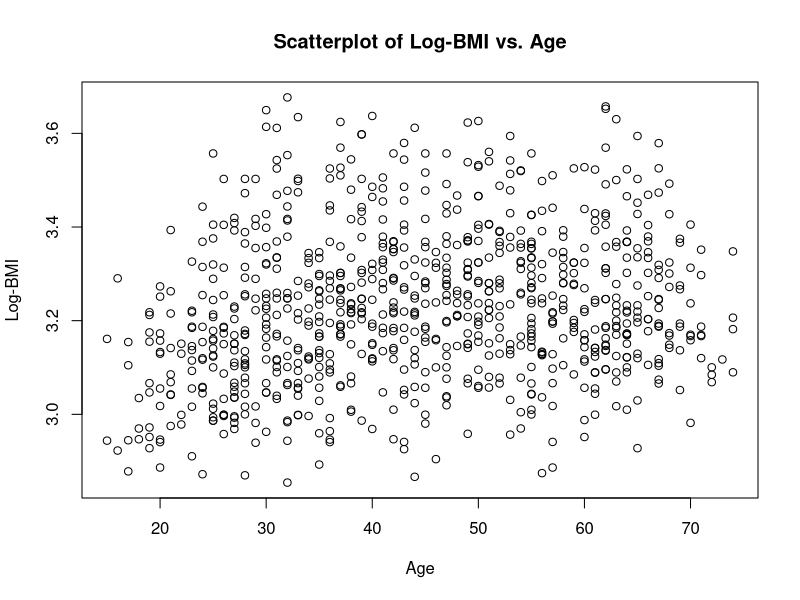
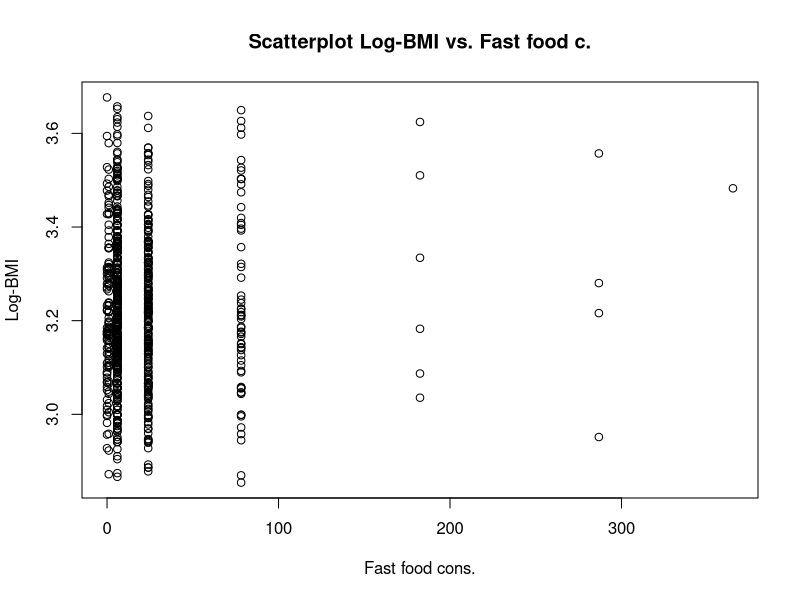
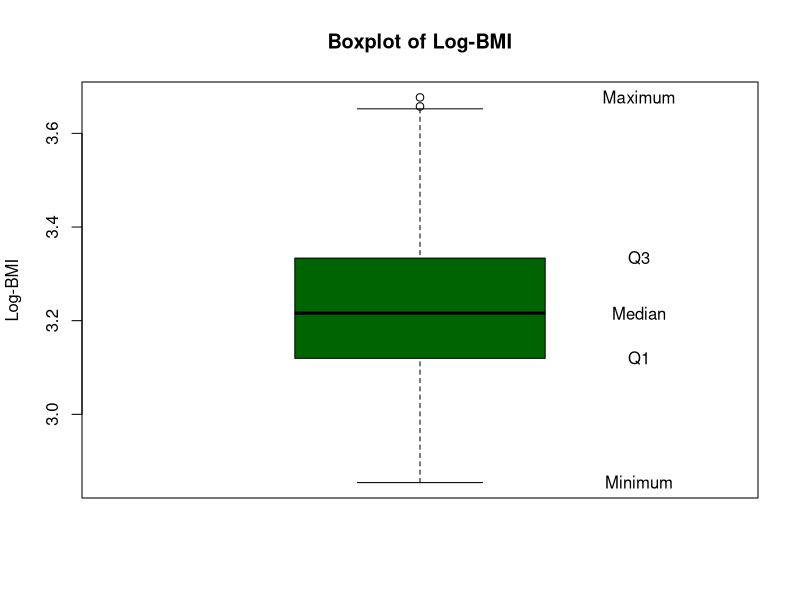
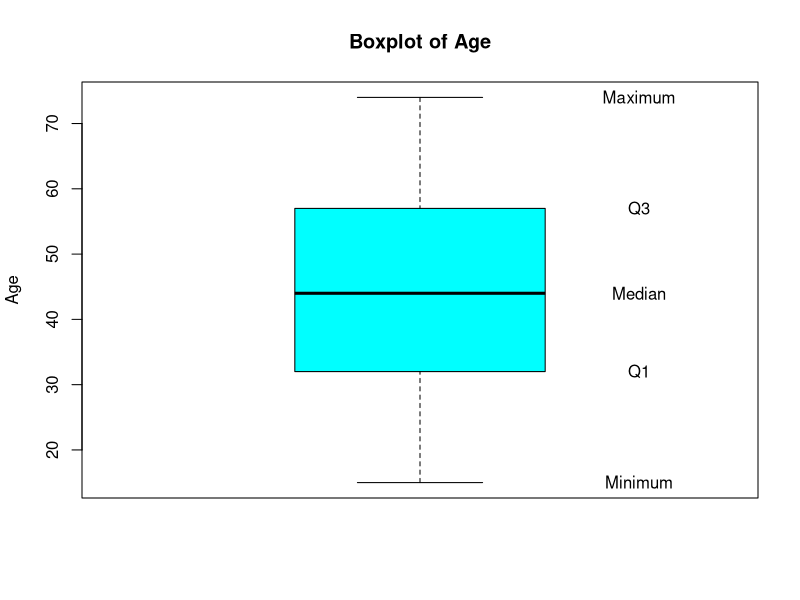
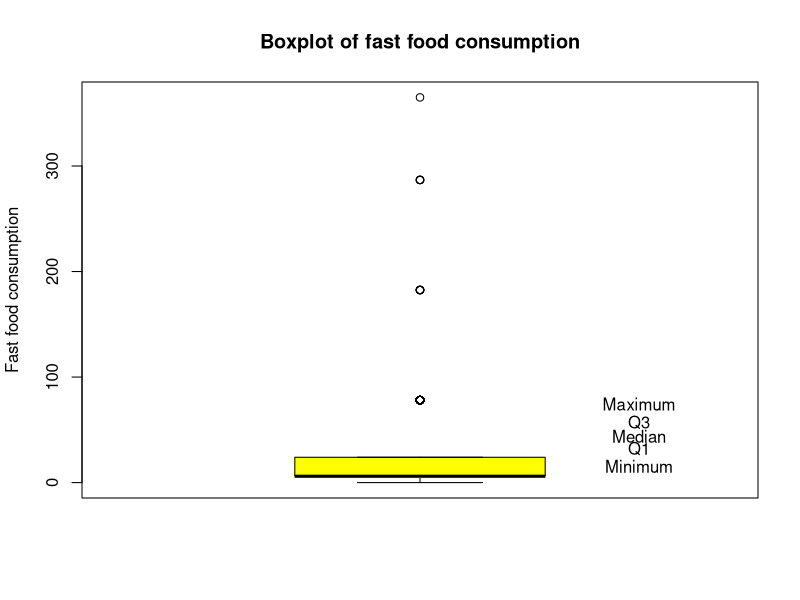
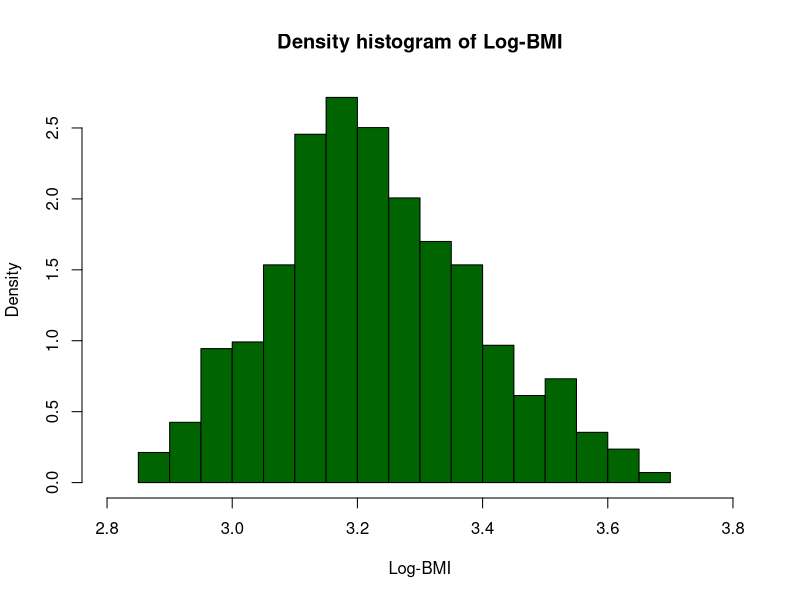
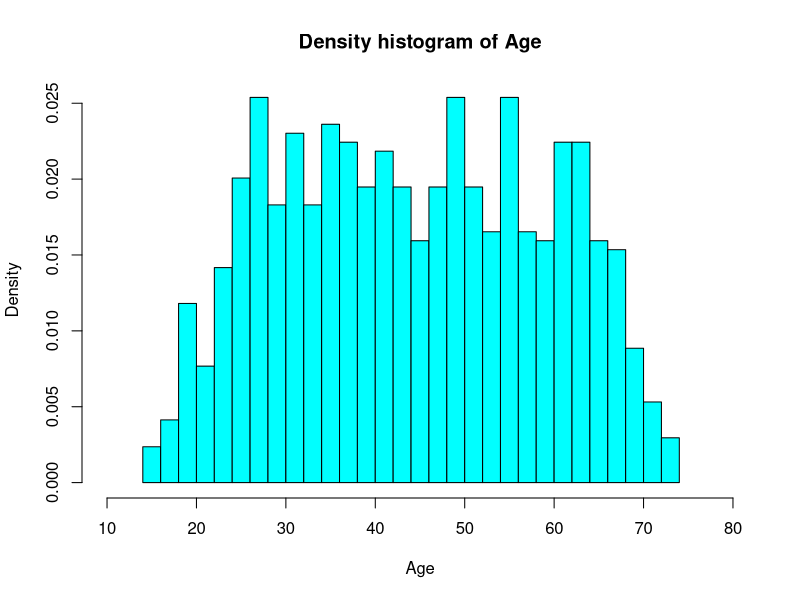
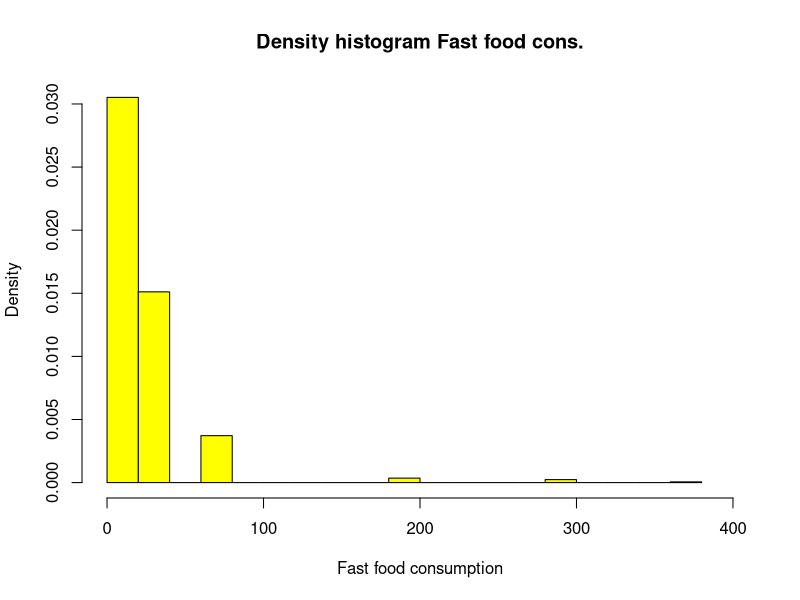

Here is the R script that generated these plots, in order: (Note: this script raises an error after producing the figures.)
setwd("C:/Users/jacop/Desktop/DTU/IntroductionStatistics/bmi2")

# Read the dataset 'bmi2_data.csv' into R
D <- read.table("bmi2_data.csv", header = TRUE, sep = ";")
D

# Add log-BMI to the data-set
D$logbmi <- log(D$bmi)
D


########################## Descriptive analysis and summary ##########################
# Scatter plots
plot(D$age, D$logbmi, main = "Scatterplot of Log-BMI vs. Age", xlab = "Age", ylab = "Log-BMI")

plot(D$fastfood, D$logbmi, main = "Scatterplot Log-BMI vs. Fast food c.", xlab = "Fast food cons.", ylab = "Log-BMI")

# Box plots
boxplot(D$logbmi, col = "dark green", main = "Boxplot of Log-BMI", ylab = "Log-BMI")
text(1.35, quantile(c(D$logbmi)), c("Minimum", "Q1", "Median", "Q3", "Maximum"), col = "black")

boxplot(D$age, col = "cyan", main = "Boxplot of Age", ylab = "Age")
text(1.35, quantile(c(D$age)), c("Minimum", "Q1", "Median", "Q3", "Maximum"), col = "black")

boxplot(D$fastfood, col = "yellow", main = "Boxplot of fast food consumption", ylab = "Fast food consumption")
text(1.35, quantile(c(D$age)), c("Minimum", "Q1", "Median", "Q3", "Maximum"), col = "black")

# Histograms
hist(D$logbmi, breaks = 25, xlab="Log-BMI", xlim = range(2.8:3.8), prob=TRUE, col = "dark green", main = "Density histogram of Log-BMI")

hist(D$age, breaks = 25, xlab="Age", xlim = range(10:80), prob=TRUE, col = "cyan", main = "Density histogram of Age")

hist(D$fastfood, breaks = 25, xlab="Fast food consumption", xlim = range(0:400), prob=TRUE, col = "yellow", main = "Density histogram Fast food cons.")

# Table construction
## Selected summary statistics
summary(D)
## Another type of summary of the data-set
str(D)

# Standard deviations
sd(D$bmi)
sd(D$logbmi)
sd(D$age)
sd(D$fastfood)
 
# Means
mean(D$bmi)
mean(D$age)
mean(D$logbmi)
mean(D$fastfood)

# Quantile
quantile(D$bmi)
quantile(D$age)
quantile(D$logbmi)
quantile(D$fastfood)


############################################################################################################################################################


# Subset containing the first 840 observations (for model estimation)
D_model <- subset(D, id <= 840)

# Subset containing the last 7 observations (for validation)
D_test <- subset(D, id >= 841)

############################################################################################################################################################

# Estimate multiple linear regression model
fit <- lm(logbmi ~ age + fastfood, data = D_model)

# Show parameter estimates etc.
summary(fit)



# Plots for model validation
par(mfrow=c(2,3))

plot(fit$fitted.values, D_model$logbmi, xlab = "Fitted values", ylab = "Log-BMI", main = "Observations vs. fitted values")
plot(D_model$logbmi, fit$residuals, xlab = "Log-BMI", ylab = "Residuals", main = "Residuals vs. Log-BMI")
plot(D_model$age, fit$residuals, xlab = "Age", ylab = "Residuals", main = "Residuals vs. age")
plot(D_model$fastfood, fit$residuals, xlab = "Fastfood consumption", ylab = "Residuals", main = "Residuals vs. fastfood cons.")
plot(fit$fitted.values, fit$residuals, xlab = "Fitted values", ylab = "Residuals", main = "Residuals vs. fitted values")

qqnorm(fit$residuals, ylab = "Residuales", xlab = "Z-scores", main = "Normal QQ-plot of residuals")
qqline(fit$residuals)

# Wally plot
qqwrap <- function(x, y, ...){
  stdy <- (y-mean(y))/sd(y)
  qqnorm(stdy, main="", ...)
  qqline(stdy)}

wallyplot(fit$residuals-mean(fit$residuals), FUN=qqwrap, ylim=c(-3,3))



#Calculation of t_(1-α/2) with 837 degrees of freedom (task c)
B1 <- 0.0024
SigmaB1 <- 0.0004
qt(0.975, 837)
B1+c(-1, 1)*qt(0.975, 837)*SigmaB1
# Confidence intervals for the model coefficients
confint(fit, level = 0.95)

B0 <- 3.1124298
B2 <- 0.0005404
SigmaB0 <- 0.0193517
SigmaB2 <- 0.0001732
B0+c(-1, 1)*qt(0.975, 837)*SigmaB0
B2+c(-1, 1)*qt(0.975, 837)*SigmaB2

# P-value
2*(1-pt(3.5, df=837))

fit <- lm(logbmi ~ age + fastfood, data = D_model)
summary(fit)

fit2 <- lm(logbmi ~ age, data = D_model)
summary(fit2)

# Predictions and 95% prediction intervals
pred <- predict(fit, newdata = D_test, 
                interval = "prediction", level = 0.95)
 
# Observed values and predictions
cbind(id = D_test$id, logbmi = D_test$logbmi, pred)

